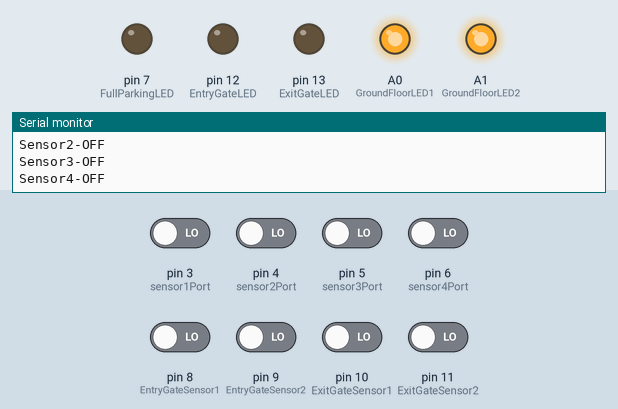
Bench run of a sketch on a simulated Arduino Uno, built with avr-gcc and run on an emulated ATmega328P. Shown: output pins drawn as LEDs (lit = HIGH), the last lines printed to the serial monitor. The test bench sets the inputs (shaded band); at power-on: pin 3 (sensor1Port), pin 4 (sensor2Port), pin 5 (sensor3Port), pin 6 (sensor4Port), pin 8 (EntryGateSensor1), pin 9 (EntryGateSensor2), pin 10 (ExitGateSensor1), pin 11 (ExitGateSensor2) LOW.

Above: at 1.2 s.
1.3 s: pin 8 (EntryGateSensor1) driven HIGH
At 1.8 s:
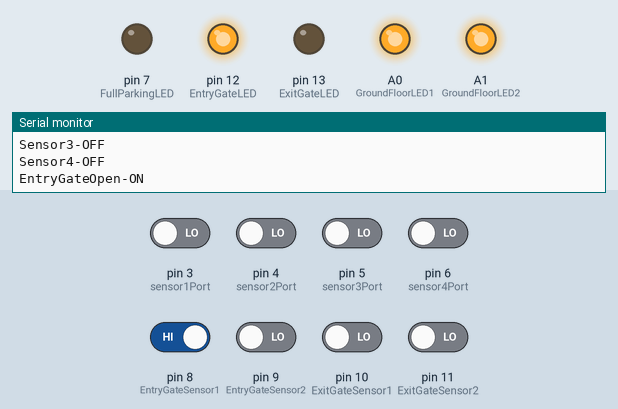
2.8 s: pin 10 (ExitGateSensor1) driven HIGH
At 4.0 s:
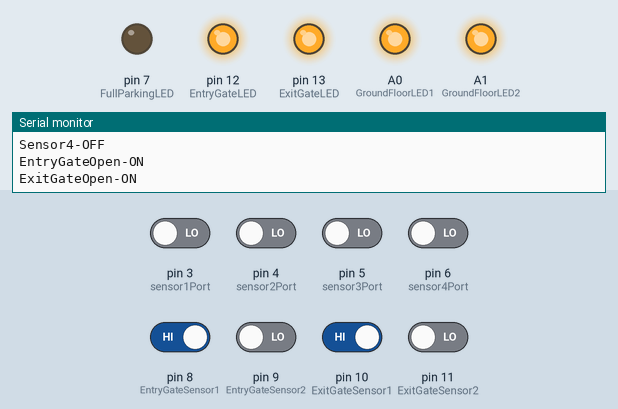
4.3 s: pin 9 (EntryGateSensor2) driven HIGH
At 5.3 s:
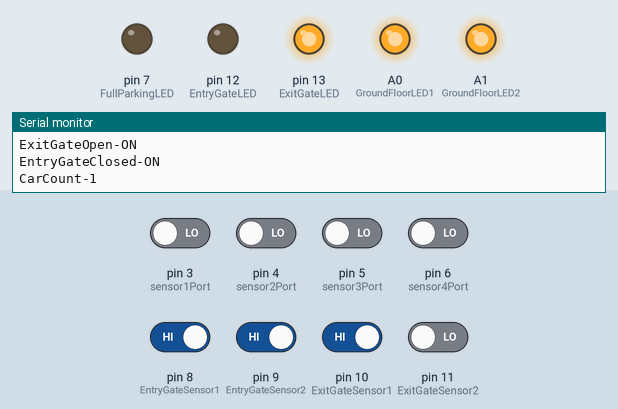
5.8 s: pin 3 (sensor1Port) driven HIGH
7.3 s: pin 6 (sensor4Port) driven HIGH
At 7.6 s:
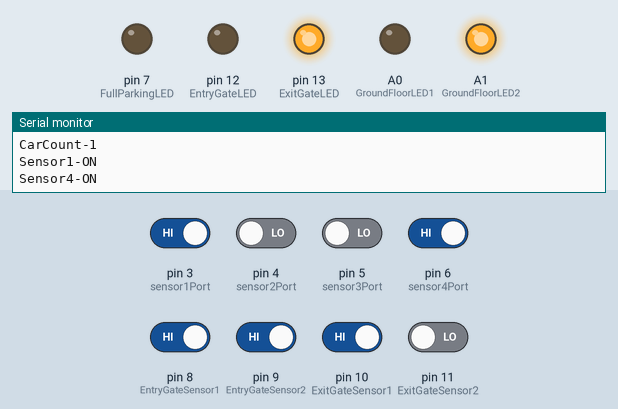
8.8 s: pin 11 (ExitGateSensor2) driven HIGH
At 9.9 s:
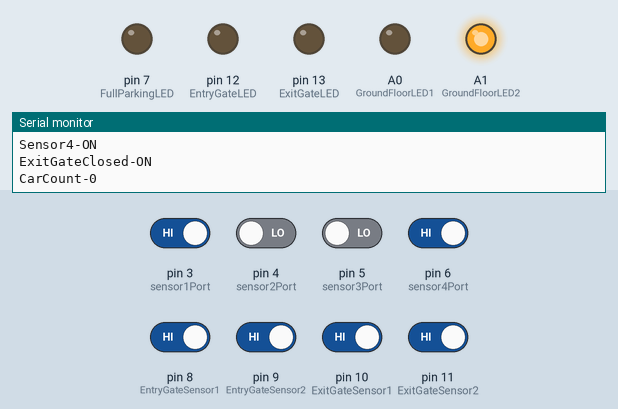
Timing chart, 0 to 11.3 s (numbered marks = the images above; inputs shaded):
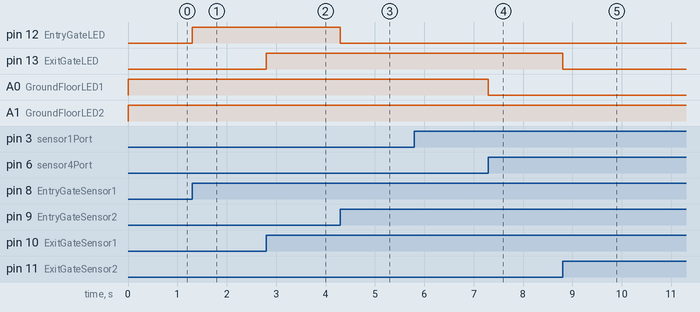

Measured:
- after the input at 1.3 s, pin 12 (EntryGateLED): LOW → HIGH at once
- after the input at 2.8 s, pin 13 (ExitGateLED): LOW → HIGH at once
- after the input at 4.3 s, pin 12 (EntryGateLED): HIGH → LOW at once
- after the input at 7.3 s, A0 (GroundFloorLED1): HIGH → LOW at once
- after the input at 8.8 s, pin 13 (ExitGateLED): HIGH → LOW at once

The sketch:

p2.ino
```cpp
int sensor1Port = 3;
int sensor2Port = 4;
int sensor3Port = 5;
int sensor4Port = 6;

int EntryGateSensor1 = 8;
int EntryGateSensor2 = 9;
int ExitGateSensor1 = 10;
int ExitGateSensor2 = 11;

int FullParkingLED = 7;

int GroundFloorLED1 = A0;
int GroundFloorLED2 = A1;
int EntryGateLED = 12;
int ExitGateLED = 13;

int Sensor1Maintenance=A2;
int Sensor2Maintenance=A3;
int Sensor3Maintenance=A4;
int Sensor4Maintenance=A5;

int Sensor1Temp = 0;
int Sensor2Temp = 0;
int Sensor3Temp = 0;
int Sensor4Temp = 0;

int EntryGateSensor1Temp = 0;
int EntryGateSensor2Temp = 0;

int ExitGateSensor1Temp = 0;
int ExitGateSensor2Temp = 0;

int FullTemp = 0;
int FullCount = 0;
int FullMaxValue = 4;

int FullCountSendValue = 0;
int FullMaxValueSendValue = 0;

int Sensor1on = 0;
int Sesnor2on = 0;
int Sensor3on = 0;
int Sesnor4on = 0;

int ManualyEntryGate = 0;
int ManualyExitGate = 0;


int Sensor1MaintenanceTemp = 0;
int Sensor2MaintenanceTemp = 0;
int Sensor3MaintenanceTemp = 0;
int Sensor4MaintenanceTemp = 0;

int INFromAPPData;


void setup() {

 pinMode(sensor1Port,INPUT);
 pinMode(sensor2Port,INPUT);
 pinMode(sensor3Port,INPUT);
 pinMode(sensor4Port,INPUT);

 pinMode(EntryGateSensor1,INPUT);
 pinMode(EntryGateSensor2,INPUT);

 pinMode(ExitGateSensor1,INPUT);
 pinMode(ExitGateSensor2,INPUT);


 pinMode(GroundFloorLED1,OUTPUT);
 pinMode(GroundFloorLED2,OUTPUT);
 pinMode(EntryGateLED,OUTPUT);
 pinMode(ExitGateLED,OUTPUT);

 pinMode(FullParkingLED,OUTPUT);

 Serial.begin(9600);
}


void loop() {

    FullCountSendValue = FullCount;
    FullMaxValueSendValue = FullMaxValue;

    if(Sensor1MaintenanceTemp == 0)
    {
    		// Sensor 1 Code
      		if( digitalRead(sensor1Port) == HIGH)
        	{
                if(Sensor1Temp == 1)
                {
                    Serial.println("Sensor1-ON");
                    Sensor1on = 1;
                    Sensor1Temp = 0;
                }
    		  }
          else
          {
                if(Sensor1Temp == 0 )
                {
                    Serial.println("Sensor1-OFF");
                    Sensor1on = 0;
                    Sensor1Temp = 1;
                }
          }
     }

      if(Sensor2MaintenanceTemp == 0)
      {
          // Sensor 2 Code
          if( digitalRead(sensor2Port) == HIGH )
        	{
                if(Sensor2Temp == 1)
                {
                    Serial.println("Sensor2-ON");
                    Sesnor2on = 1;
                    Sensor2Temp = 0;
                }
    		  }
          else
          {
                if(Sensor2Temp == 0 )
                {
                    Serial.println("Sensor2-OFF");
                    Sesnor2on = 0;
                    Sensor2Temp = 1;
                }
          }
      }

      if(Sensor3MaintenanceTemp == 0)
      {
          // Sensor 3 Code
          if( digitalRead(sensor3Port) == HIGH )
        	{
                if(Sensor3Temp == 1)
                {
                    Serial.println("Sensor3-ON");
                    Sensor3on = 1;
                    Sensor3Temp = 0;
                }
    		   }
           else
           {
                if(Sensor3Temp == 0 )
                {
                    Serial.println("Sensor3-OFF");
                    Sensor3on = 0;
                    Sensor3Temp = 1;
                }
           }
       }

    if(Sensor4MaintenanceTemp == 0)
    {
      		// Sensor 4 Code
            if( digitalRead(sensor4Port) == HIGH )
          	{
                  if(Sensor4Temp == 1)
                  {
                      Serial.println("Sensor4-ON");
                      Sesnor4on = 1;
                      Sensor4Temp = 0;
                  }
      		  }
            else
            {
                  if(Sensor4Temp == 0 )
                  {
                      Serial.println("Sensor4-OFF");
                      Sesnor4on = 0;
                      Sensor4Temp = 1;
                  }
            }
     }

    if(Sesnor4on== 0 || Sensor1on==0)
    {
       digitalWrite(GroundFloorLED1,HIGH);
    }
    else
    {
      digitalWrite(GroundFloorLED1,LOW);
    }

    if(Sesnor2on== 0 || Sensor3on==0)
    {
      digitalWrite(GroundFloorLED2,HIGH);
    }
    else
    {
      digitalWrite(GroundFloorLED2,LOW);
    }

		if(FullCount >= FullMaxValue)
		{
    			if(FullTemp == 0)
    			{
    				digitalWrite(FullParkingLED,HIGH);
    				FullTemp = 1;
    			}
		}
		else
		{
          FullTemp = 0;
    			digitalWrite(FullParkingLED,LOW);
		}


    if(ManualyEntryGate == 0)
    {
        if(FullCount < FullMaxValue)
        {
            // Entry Gate Sensor 1 Code
            if( digitalRead(EntryGateSensor1) == HIGH )
            {
                 if(EntryGateSensor1Temp == 0)
                 {
                     Serial.println("EntryGateOpen-ON");
                     digitalWrite(EntryGateLED,HIGH);
                     EntryGateSensor1Temp = 1;
                 }
        		}
        		else
        		{
        			  EntryGateSensor1Temp = 0;
        		}

           // Entry Gate Sensor 2 Code
           if( digitalRead(EntryGateSensor2) == HIGH )
           {
                  if(EntryGateSensor2Temp == 0)
                  {
                      FullCount++;
                      Serial.println("EntryGateClosed-ON");
                      digitalWrite(EntryGateLED,LOW);
                      EntryGateSensor2Temp = 1;
                  }
            }
            else
            {
              EntryGateSensor2Temp = 0;
            }
        }
        else
        {
           FullCount = FullMaxValue;
        }
    }

    if(ManualyExitGate == 0)
    {
       		// Exit Gate Sensor 1 Code
          if( digitalRead(ExitGateSensor1) == HIGH )
          {
                  if(ExitGateSensor1Temp == 0)
                  {
                      Serial.println("ExitGateOpen-ON");
                      digitalWrite(ExitGateLED,HIGH);
                      ExitGateSensor1Temp = 1;
                  }
      		}
      		else
      		{
      			ExitGateSensor1Temp = 0;
      		}

      		// Exit Gate Sensor 2 Code
          if( digitalRead(ExitGateSensor2) == HIGH )
          {
                  if(ExitGateSensor2Temp == 0)
                  {
                  	  FullCount--;
                      Serial.println("ExitGateClosed-ON");
                      digitalWrite(ExitGateLED,LOW);
                      ExitGateSensor2Temp = 1;
                  }
      		}
      		else
      		{
      			ExitGateSensor2Temp = 0;
      		}


          if(FullCount < 0)
          {
            FullCount = 0;
          }
    }

  if(Serial.available() > 0)
  {
    if(Serial.peek() == 'G')
    {
      Serial.read();
      INFromAPPData = Serial.parseInt();

      if(INFromAPPData == 10)
      {
        ManualyEntryGate = 1;
        digitalWrite(EntryGateLED,HIGH);
      }

      else if(INFromAPPData == 11)
      {
        ManualyEntryGate = 0;
        digitalWrite(EntryGateLED,LOW);
      }

      else if(INFromAPPData == 20)
      {
        ManualyExitGate = 1;
        digitalWrite(ExitGateLED,HIGH);
      }

      else if(INFromAPPData == 21)
      {
        ManualyExitGate = 0;
        digitalWrite(ExitGateLED,LOW);
      }
    }
    if(Serial.peek() == 'S')
    {
      Serial.read();
      INFromAPPData = Serial.parseInt();

      if(INFromAPPData == 10)
      {
        Sensor1MaintenanceTemp = 1;
        digitalWrite(Sensor1Maintenance,HIGH);
        FullMaxValue--;
      }
      else if(INFromAPPData == 11)
      {
        Sensor1MaintenanceTemp = 0;
        digitalWrite(Sensor1Maintenance,LOW);
        FullMaxValue++;
      }

      else if(INFromAPPData == 20)
      {
        Sensor2MaintenanceTemp = 1;
        digitalWrite(Sensor2Maintenance,HIGH);
        FullMaxValue--;
      }
      else if(INFromAPPData == 21)
      {
        Sensor2MaintenanceTemp = 0;
        digitalWrite(Sensor2Maintenance,LOW);
        FullMaxValue++;
      }

      else if(INFromAPPData == 30)
      {
        Sensor3MaintenanceTemp = 1;
        digitalWrite(Sensor3Maintenance,HIGH);
        FullMaxValue--;
      }
      else if(INFromAPPData == 31)
      {
        Sensor3MaintenanceTemp = 0;
        digitalWrite(Sensor3Maintenance,LOW);
        FullMaxValue++;
      }

      else if(INFromAPPData == 40)
      {
        Sensor4MaintenanceTemp = 1;
        digitalWrite(Sensor4Maintenance,HIGH);
        FullMaxValue--;
      }
      else if(INFromAPPData == 41)
      {
        Sensor4MaintenanceTemp = 0;
        digitalWrite(Sensor4Maintenance,LOW);
        FullMaxValue++;
      }
    }
  }

    if(FullCountSendValue != FullCount)
    {
      Serial.print("CarCount-");
      Serial.print(FullCount);
      Serial.println();
    }

    if(FullMaxValueSendValue != FullMaxValue)
    {
      Serial.print("FULLCount-");
      Serial.print(FullMaxValue);
      Serial.println();
    }
}
```
